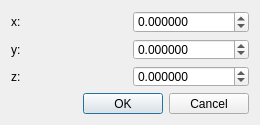
<?xml version="1.0" encoding="UTF-8"?>
<ui version="4.0">
 <class>Point3fDialog</class>
 <widget class="QDialog" name="Point3fDialog">
  <property name="geometry">
   <rect>
    <x>0</x>
    <y>0</y>
    <width>260</width>
    <height>125</height>
   </rect>
  </property>
  <property name="minimumSize">
   <size>
    <width>260</width>
    <height>125</height>
   </size>
  </property>
  <property name="maximumSize">
   <size>
    <width>16777215</width>
    <height>125</height>
   </size>
  </property>
  <property name="windowTitle">
   <string>Point3f editor</string>
  </property>
  <layout class="QVBoxLayout" name="verticalLayout">
   <item>
    <layout class="QHBoxLayout" name="horizontalLayout">
     <item>
      <widget class="QLabel" name="labelX">
       <property name="text">
        <string>x:</string>
       </property>
      </widget>
     </item>
     <item>
      <widget class="QDoubleSpinBox" name="spinX">
       <property name="decimals">
        <number>6</number>
       </property>
       <property name="minimum">
        <double>-9999.000000000000000</double>
       </property>
       <property name="maximum">
        <double>9999.989999999999782</double>
       </property>
      </widget>
     </item>
    </layout>
   </item>
   <item>
    <layout class="QHBoxLayout" name="horizontalLayout_2">
     <item>
      <widget class="QLabel" name="labelY">
       <property name="text">
        <string>y:</string>
       </property>
      </widget>
     </item>
     <item>
      <widget class="QDoubleSpinBox" name="spinY">
       <property name="decimals">
        <number>6</number>
       </property>
       <property name="minimum">
        <double>-9999.000000000000000</double>
       </property>
       <property name="maximum">
        <double>9999.989999999999782</double>
       </property>
      </widget>
     </item>
    </layout>
   </item>
   <item>
    <layout class="QHBoxLayout" name="horizontalLayout_3">
     <item>
      <widget class="QLabel" name="labelZ">
       <property name="text">
        <string>z:</string>
       </property>
      </widget>
     </item>
     <item>
      <widget class="QDoubleSpinBox" name="spinZ">
       <property name="decimals">
        <number>6</number>
       </property>
       <property name="minimum">
        <double>-9999.000000000000000</double>
       </property>
       <property name="maximum">
        <double>9999.989999999999782</double>
       </property>
      </widget>
     </item>
    </layout>
   </item>
   <item>
    <widget class="QDialogButtonBox" name="buttonBox">
     <property name="orientation">
      <enum>Qt::Horizontal</enum>
     </property>
     <property name="standardButtons">
      <set>QDialogButtonBox::Cancel|QDialogButtonBox::Ok</set>
     </property>
    </widget>
   </item>
  </layout>
 </widget>
 <resources/>
 <connections>
  <connection>
   <sender>buttonBox</sender>
   <signal>accepted()</signal>
   <receiver>Point3fDialog</receiver>
   <slot>accept()</slot>
   <hints>
    <hint type="sourcelabel">
     <x>248</x>
     <y>254</y>
    </hint>
    <hint type="destinationlabel">
     <x>157</x>
     <y>274</y>
    </hint>
   </hints>
  </connection>
  <connection>
   <sender>buttonBox</sender>
   <signal>rejected()</signal>
   <receiver>Point3fDialog</receiver>
   <slot>reject()</slot>
   <hints>
    <hint type="sourcelabel">
     <x>316</x>
     <y>260</y>
    </hint>
    <hint type="destinationlabel">
     <x>286</x>
     <y>274</y>
    </hint>
   </hints>
  </connection>
 </connections>
</ui>
